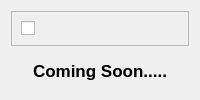
               <widget class="QWidget" name="link_page">
                <layout class="QVBoxLayout" name="verticalLayout_66">
                 <item>
                  <widget class="QFrame" name="frame_46">
                   <property name="frameShape">
                    <enum>QFrame::StyledPanel</enum>
                   </property>
                   <property name="frameShadow">
                    <enum>QFrame::Raised</enum>
                   </property>
                   <layout class="QVBoxLayout" name="verticalLayout_68">
                    <item>
                     <widget class="QCheckBox" name="backlcBtn">
                      <property name="sizePolicy">
                       <sizepolicy hsizetype="Fixed" vsizetype="Fixed">
                        <horstretch>0</horstretch>
                        <verstretch>0</verstretch>
                       </sizepolicy>
                      </property>
                      <property name="text">
                       <string/>
                      </property>
                      <property name="icon">
                       <iconset resource="resources.qrc">
                        <normaloff>:/icons/icons/arrow-left.svg</normaloff>:/icons/icons/arrow-left.svg</iconset>
                      </property>
                      <property name="iconSize">
                       <size>
                        <width>24</width>
                        <height>24</height>
                       </size>
                      </property>
                     </widget>
                    </item>
                   </layout>
                  </widget>
                 </item>
                 <item>
                  <widget class="QLabel" name="label_40">
                   <property name="sizePolicy">
                    <sizepolicy hsizetype="Expanding" vsizetype="Expanding">
                     <horstretch>0</horstretch>
                     <verstretch>0</verstretch>
                    </sizepolicy>
                   </property>
                   <property name="font">
                    <font>
                     <family>Segoe UI</family>
                     <pointsize>13</pointsize>
                     <weight>75</weight>
                     <bold>true</bold>
                    </font>
                   </property>
                   <property name="text">
                    <string>Coming Soon.....</string>
                   </property>
                   <property name="alignment">
                    <set>Qt::AlignCenter</set>
                   </property>
                  </widget>
                 </item>
                </layout>
               </widget>
